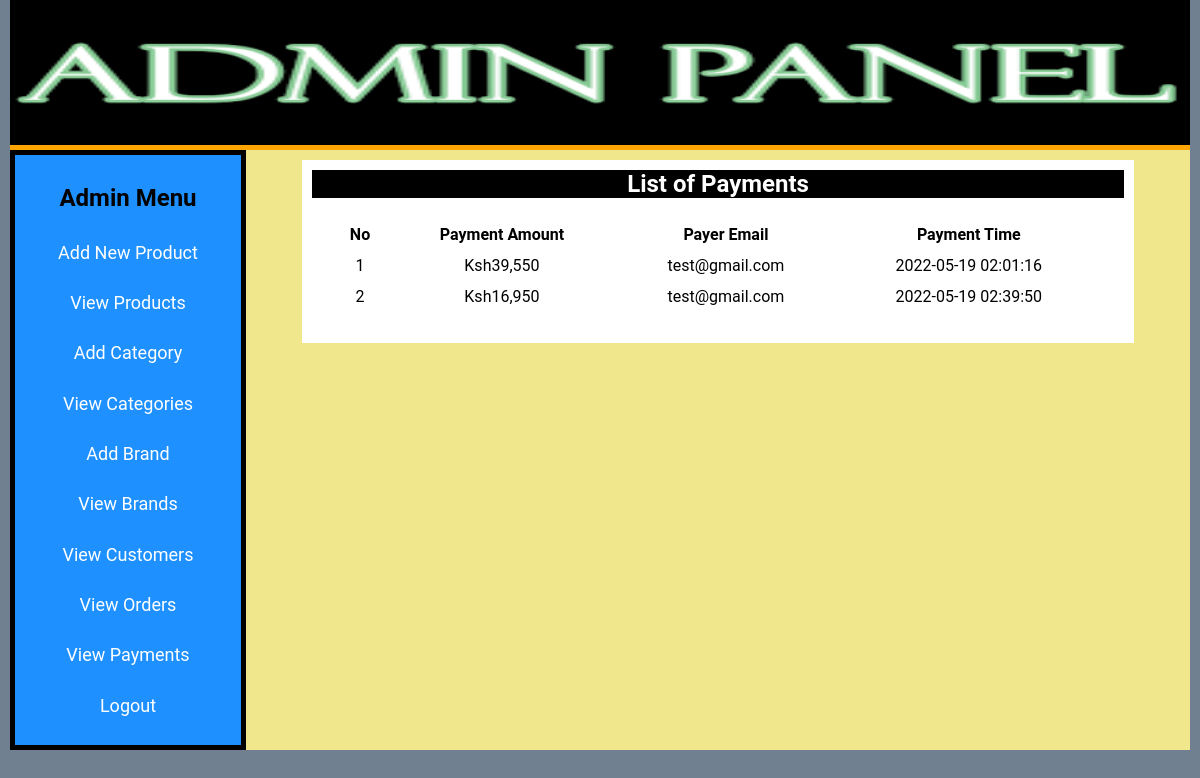
The page /admin_area/index.php?view_payments (signed in) on the database its author committed.
### tables this page shows
CREATE TABLE `payments` (
  `payment_id` int(1) NOT NULL,
  `card_no` varchar(16) NOT NULL,
  `card_type` text NOT NULL,
  `payment_amount` int(100) NOT NULL,
  `customer_email` varchar(255) NOT NULL,
  `customer_id` int(11) NOT NULL,
  `payment_time` datetime NOT NULL
);

### admin_area/view_payments.php (the view, shortened to what this page needs)
<?php
if(!isset($_SESSION['admin_email']))
{
   echo "<script>window.open('admin_login.php','_self')</script>";
}
else{
?>
<!DOCTYPE html>
<html lang="en">
<head>
    <link rel="stylesheet" href="styles/style.css">
</head>
<body>
    <div class="view_products_container">
        <h2 class="products_table_header">List of Payments</h2>
        <table>
            <tr>
                <th>No</th>
                <th>Payment Amount</th>
                <th>Payer Email</th>
                <th>Payment Time</th>
            </tr>
            <?php
            include "includes/db.php";
            $fetch_pay = "SELECT * FROM payments ";
            $execute_pay = mysqli_query($con, $fetch_pay);
            $pay_count = 0;
            while ($row_pay = mysqli_fetch_array($execute_pay)) {
                $pay_amount = $row_pay['payment_amount'];
                $pay_email = $row_pay['customer_email'];
                $pay_time = $row_pay['payment_time'];
                $pay_count++;
            ?>
                <tr>
                    <td> <?php echo $pay_count; ?> </td>
                    <td> <?php echo 'Ksh'.number_format($pay_amount); ?> </td>
                    <td> <?php echo $pay_email; ?> </td>
                    <td> <?php echo $pay_time; ?> </td>
                </tr>
            <?php } ?>
        </table>
    </div>
</body>
</html>
<?php }?>

### admin_area/styles/style.css (style rules this page uses)
* { margin: 0; padding: 0; box-sizing: border-box; font-family: 'Roboto', 'sans-serif'; }
body { background:slategrey; padding-left: 10px; padding-right: 10px; }
.products_table_header { background-color:black; text-align:center; color:white; }
.view_products_container { width: 90%; margin: auto; padding:10px; background-color:white; }
.view_products_container table { width:100%; margin:auto; padding:20px; }
.view_products_container table tr th,td { text-align: center; padding: 5px; }

### rows shown on the page
payments: payment_amount "39,550", customer_email "test@gmail.com", payment_time "2022-05-19 02:01:16"
payments: payment_amount "16,950", customer_email "test@gmail.com", payment_time "2022-05-19 02:39:50"
